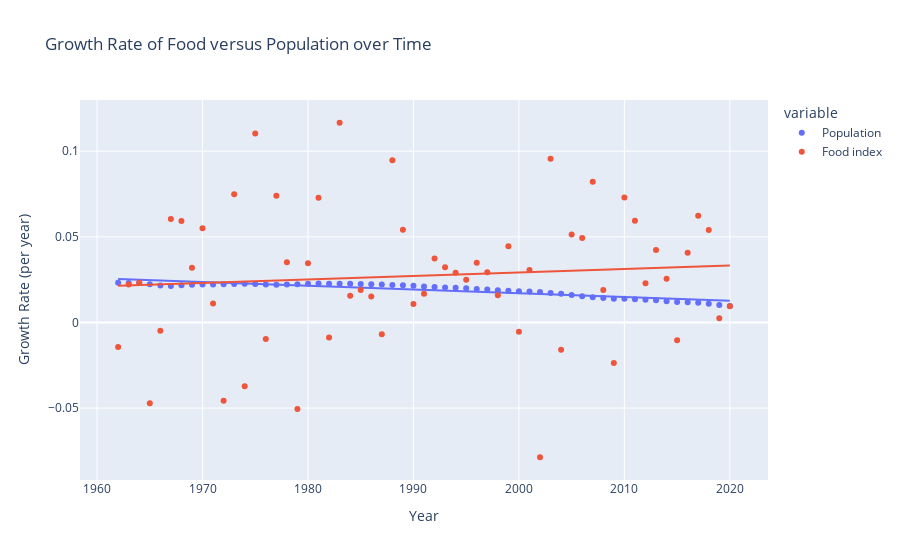

The cell this chart's notebook holds for it:
### Code cell
#plt.plot(ag['date'], np.log(ag['Population']))
#plt.plot(ag['date'], ag['Food index'])
ag_idx = ag.set_index(ag['date']).drop(columns=['date'])
ag_asc = ag_idx.sort_index()
rates = np.log(ag_asc).diff().dropna()
#rates
px.scatter(rates, 
           x=rates.index, 
           y=['Population', 'Food index'], 
           labels={
               'value': 'Growth Rate (per year)',
               'date': 'Year'
           },
           title='Growth Rate of Food versus Population over Time',
           trendline='ols')#, data=pop_growth_rate)
#px.scatter(rates, x=rates.index, y='Food index', trendline='ols')#, data=pop_growth_rate)
